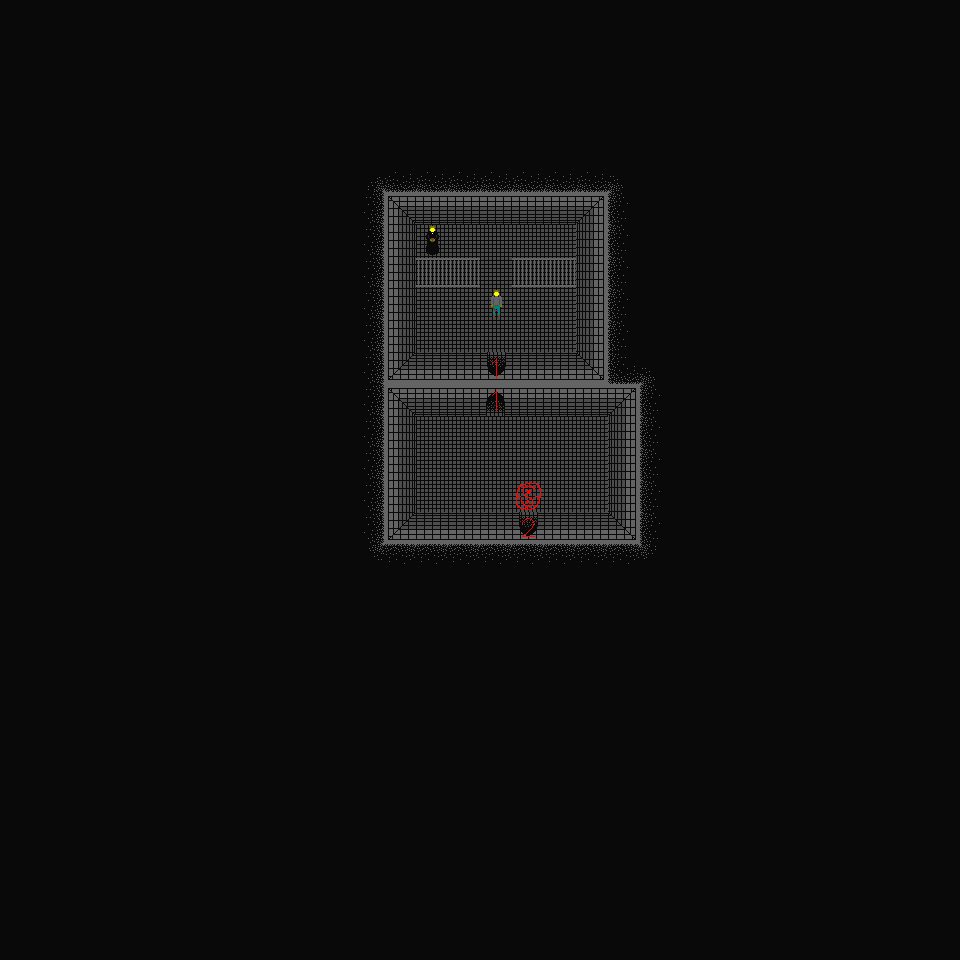

A level layout from a 2D game, rendered from its tile map. Below: a short description, then the map file with tile-grid data replaced by summaries:
An orthogonal 30x30 tile map with 32x32 px tiles, 2 tile layers (Map, Objects).

<map version="1.0" orientation="orthogonal" width="30" height="30" tilewidth="32" tileheight="32">
 <tileset firstgid="1" source="../../../Resources/Tilesets/tiles.tsx" />
 <layer name="Map" width="30" height="30">
  <data>[900 cells, 900 non-empty, 21 distinct tile ids]</data>
 </layer>
 <layer name="Objects" width="30" height="30">
  <data>[900 cells, 10 non-empty, 6 distinct tile ids]</data>
 </layer>
</map>
